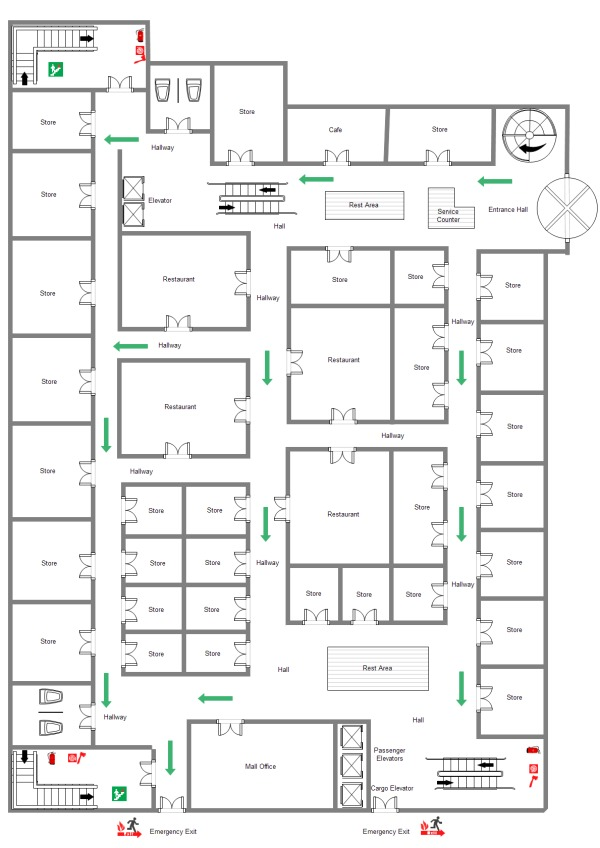
#> input picture Path&A*/mall_map.jpg, 600 x 848 px
$ jupyter execute Untitled.ipynb
#> lines starting #> are read from the running program, lines starting #| are printed output that depends on the picture
[cell 1]
import cv2
import numpy as np
from matplotlib import pyplot as plt

img = cv2.imread('mall_map.jpg',0)
#> img: shape (848, 600); min 0, max 255, mean 239.3
edges = cv2.Canny(img,100,200)
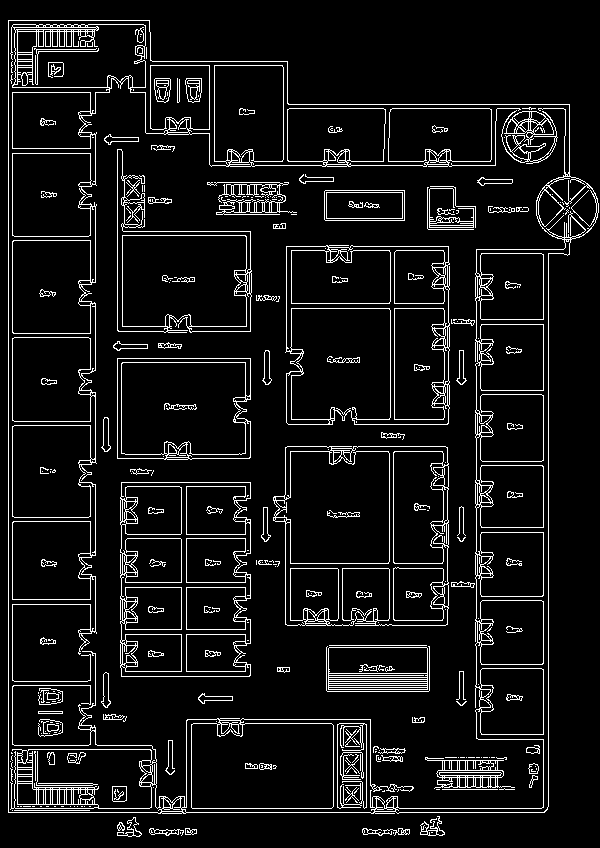
#> edges: shape (848, 600); 8.1% white in thin lines or dots
plt.subplot(121)
plt.imshow(img,cmap = 'gray')
plt.title('Original Image'), plt.xticks([]), plt.yticks([])
plt.subplot(122),plt.imshow(edges,cmap = 'gray')
plt.title('Edge Image'), plt.xticks([]), plt.yticks([])
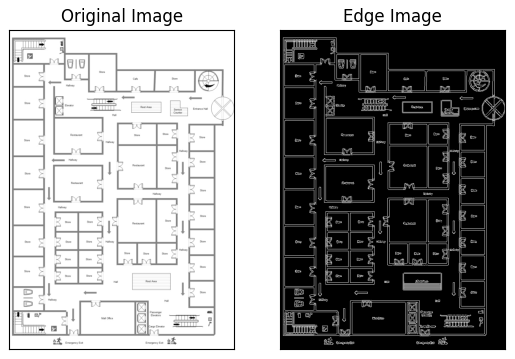
#> figure drawn by matplotlib, 2 panels
